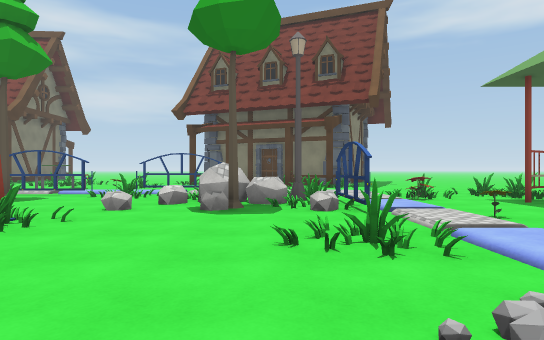
[1] (above)

23 first-person views from a walk through a Unity game level. The camera is 1.3 m above the floor, looks level and sees 75° across. The floor is counted in squares, 2 m on a side. Each view is taken from the middle of a square. On the plan, view 1 faces up. The plan holds only what a view shows up to about 10 squares ahead; the rest is blank. The place goes on beyond the plan. Some animated figures are not drawn. Some surface patterns are stand-ins.

[2]
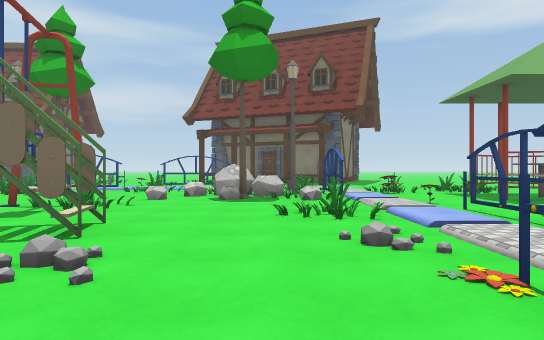

[3]
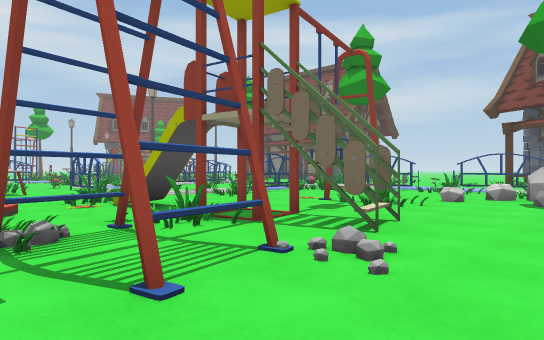

[4]
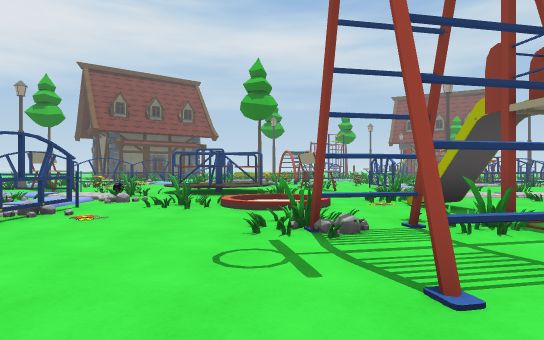

[5]
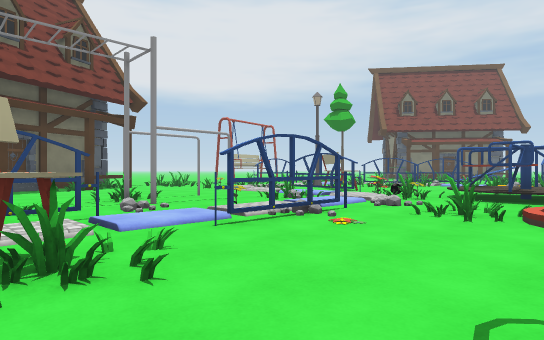

[6]
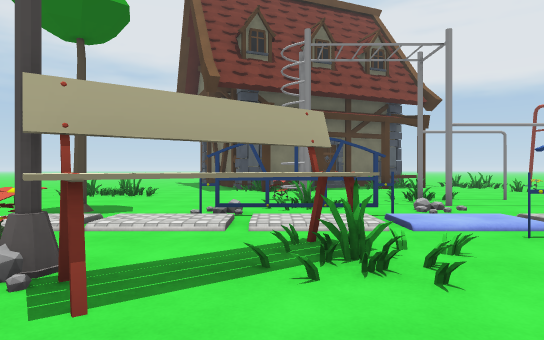

[7]
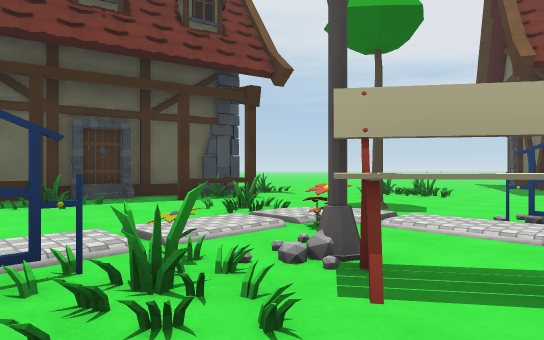

[8]
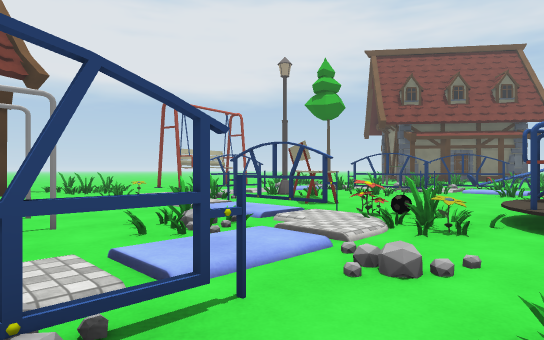

[9]
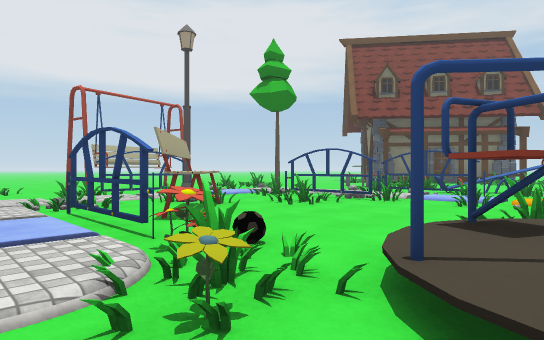

[10]
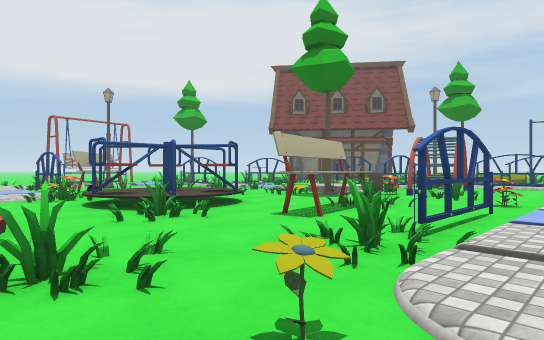

[11]
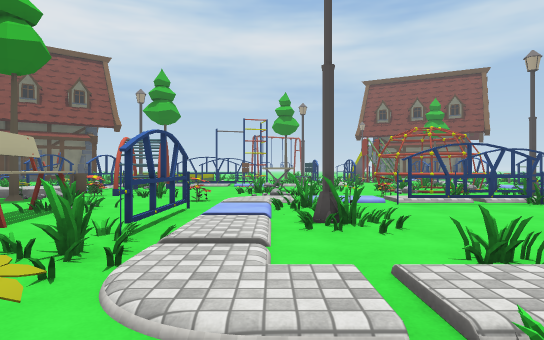

[12]
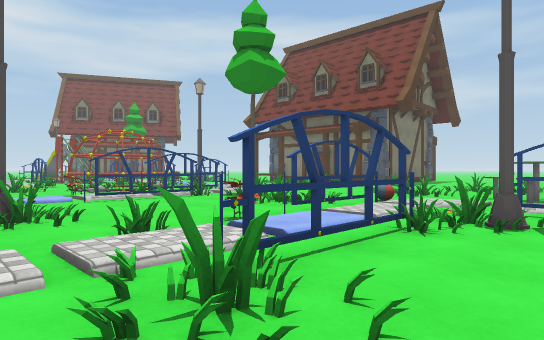

[13]
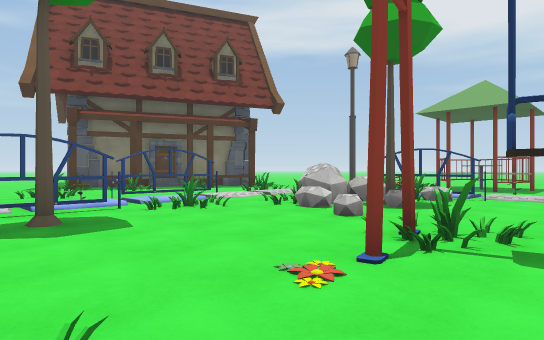

[14]
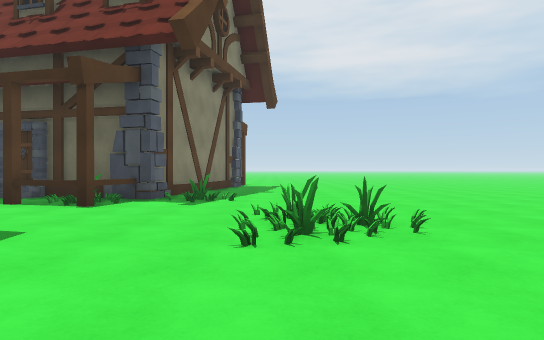

[15]
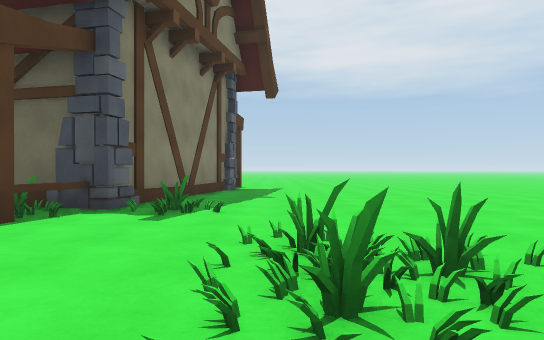

[16]
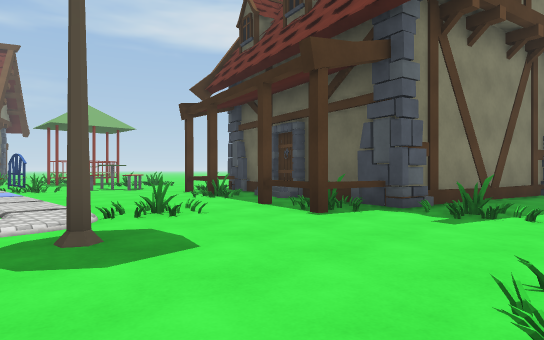

[17]
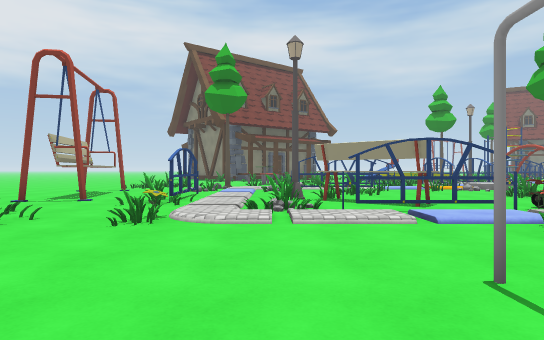

[18]
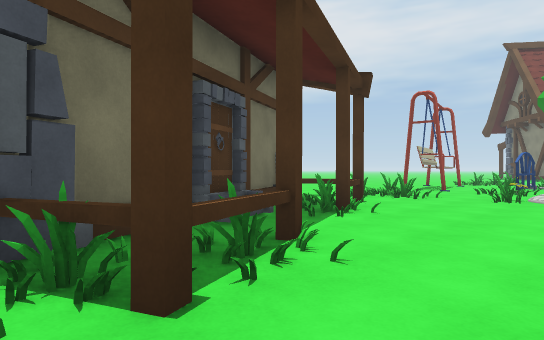

[19]
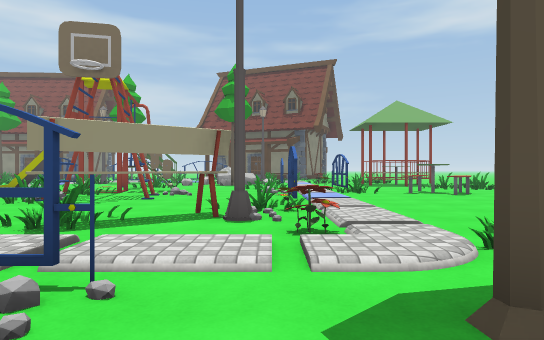

[20]
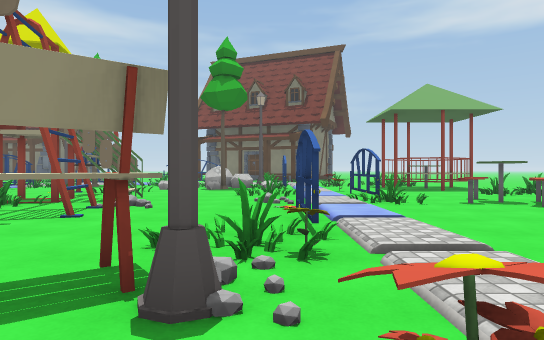

[21]
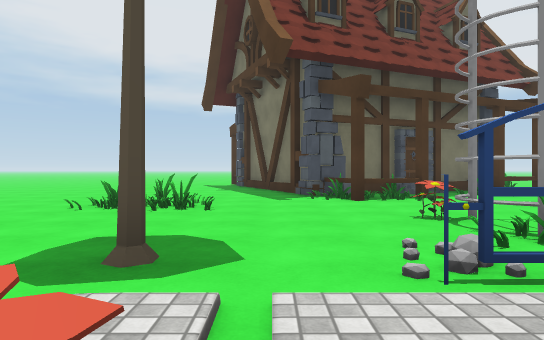

[22]
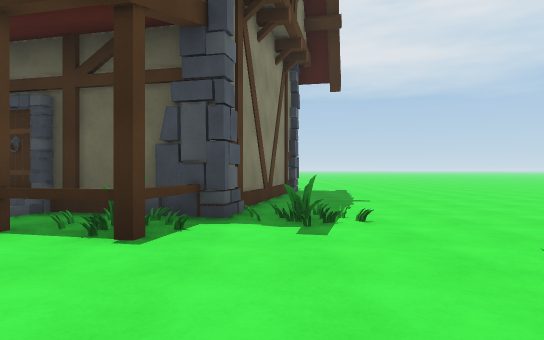

[23]
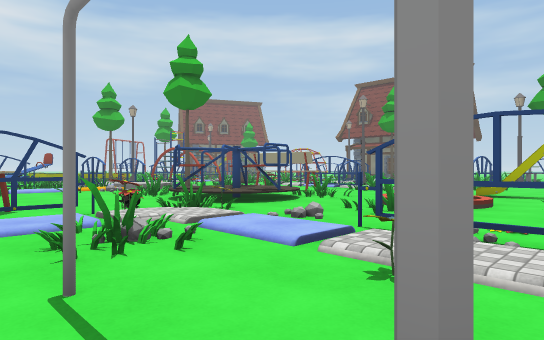

### Floor plan
Key: @ floor where view 1 was taken; # wall or solid block; x gap in a wall; . main floor; : floor 0.25 m higher than the main floor; + floor 0.5 m higher than the main floor; / step, stairs or slope; = window, fence, low wall or low ledge; ^ raised ledge; T thing the floor can be seen under or through; O other object.
Columns run from 20 left of view 1 to 12 right of it. Each row starts with its distance up from view 1.
 14            /O  ..
 13            ..O.O..
 12          /O/OO....
 11         .....O.O.
 10    OO   ./.O::/:#:#::
  9     /#/OOO/# TTTO.... O..OO
  8    O..#..O.:OOO...O^OO/OO.O.
  7    O.O#....x#.....=^^.#..OOO
  6    .O.#...O/#....=.O.##..OO
  5   O......../#...#...../O..O
  4      OOOO..O.O.#.O..../#...OO
  3     O..O ///....#....O/#....O
  2    ....###//O...###.../#..O.
  1   ....O...O...#.###.../#.OO.
  0   ..#...OO..O..OO...@#/...O.
 -1    .#.OO.....//.O.#...#....
 -2   O./O.../O.../.O...../....
 -3     +O..OO+/.//.....OO#...#=#
 -4     /.O./OOO.O......OOO...O#
 -5  O  /..O.O/O.#.O..OO..O....#
 -6 OOO./O....OO//#/#//////.O.##
 -7  /.#/.....././.O..###.#...O#
 -8   O//#...O./.O#.#.O...O...#####
 -9   O//#O..O.#.......=.......O..###
-10     /#.OO../..#.#..O.............
-11     OO..O.O/...........O.........
-12       ::::/:.....................
-13       .###.OO.....##.............
-14        .......##...##............
-15        ##..OO.#..####............

Positions as (right, up) in squares from view 1, and headings:
1: (0, 0), facing up
2: (0, -2), facing up
3: (0, -2), facing up-left
4: (0, -2), facing left
5: (-1, -2), facing down-left
6: (-1, -2), facing down
7: (-1, -2), facing down-right
8: (-5, -4), facing down-left
9: (-8, -4), facing down-left
10: (-7, 3), facing down-left
11: (-7, 3), facing left
12: (-6, 3), facing up-left
13: (-7, 3), facing up-right
14: (-1, -11), facing right
15: (1, -11), facing right
16: (1, -11), facing up-right
17: (-4, -11), facing left
18: (0, -11), facing down-left
19: (1, -9), facing up
20: (1, -6), facing up
21: (1, -5), facing down
22: (2, -9), facing right
23: (-4, -9), facing up-left
